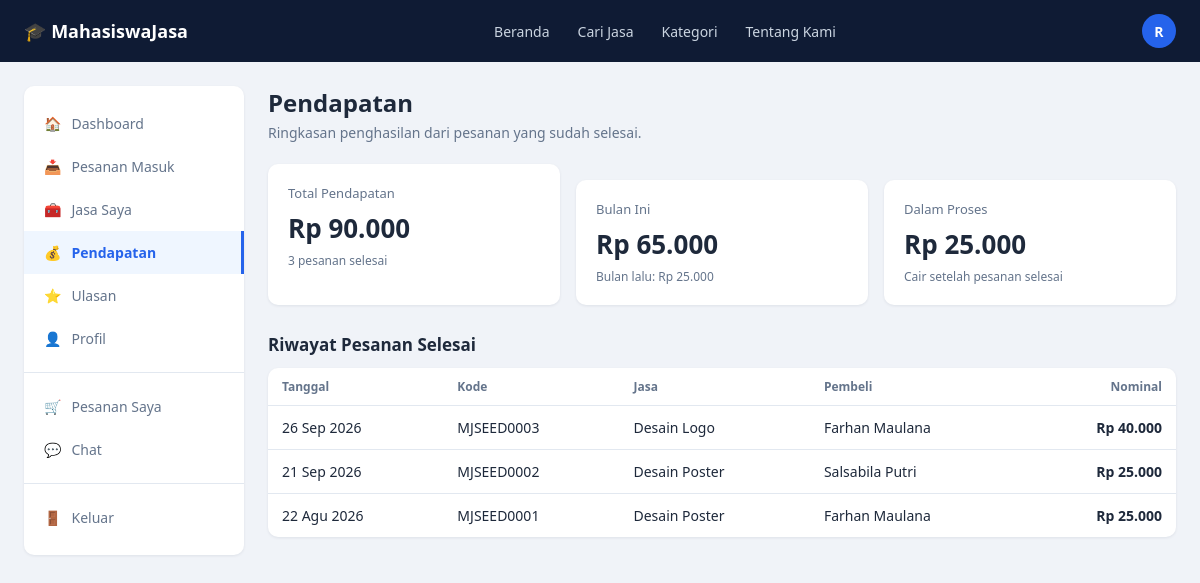
The app's page /pages/earnings.php (signed in) with its own data.
### tables this page shows
CREATE TABLE users (
    id INT AUTO_INCREMENT PRIMARY KEY,
    nama_lengkap VARCHAR(150) NOT NULL,
    email VARCHAR(150) NOT NULL UNIQUE,
    password VARCHAR(255) NOT NULL,            
    no_hp VARCHAR(20) DEFAULT NULL,
    universitas VARCHAR(150) DEFAULT NULL,
    prodi VARCHAR(150) DEFAULT NULL,
    deskripsi TEXT DEFAULT NULL,
    foto_profil VARCHAR(255) DEFAULT NULL,
    is_provider TINYINT(1) DEFAULT 0,           
    status VARCHAR(20) DEFAULT 'aktif',         
    created_at TIMESTAMP DEFAULT CURRENT_TIMESTAMP,
    updated_at TIMESTAMP DEFAULT CURRENT_TIMESTAMP ON UPDATE CURRENT_TIMESTAMP
);

CREATE TABLE pesanan (
    id INT AUTO_INCREMENT PRIMARY KEY,
    kode_pesanan VARCHAR(30) NOT NULL UNIQUE,
    jasa_id INT NOT NULL,
    buyer_id INT NOT NULL,                      
    provider_id INT NOT NULL,                   
    jumlah INT DEFAULT 1,
    catatan TEXT DEFAULT NULL,
    total_harga DECIMAL(12,2) NOT NULL,
    metode_pembayaran ENUM('transfer_bank','e_wallet','qris') DEFAULT 'transfer_bank',
    status_pembayaran ENUM('menunggu','dibayar','gagal') DEFAULT 'menunggu',
    status_pesanan ENUM('menunggu','diproses','selesai','dibatalkan') DEFAULT 'menunggu',
    created_at TIMESTAMP DEFAULT CURRENT_TIMESTAMP,
    updated_at TIMESTAMP DEFAULT CURRENT_TIMESTAMP ON UPDATE CURRENT_TIMESTAMP,
    FOREIGN KEY (jasa_id) REFERENCES jasa(id),
    FOREIGN KEY (buyer_id) REFERENCES users(id),
    FOREIGN KEY (provider_id) REFERENCES users(id)
);

CREATE TABLE jasa (
    id INT AUTO_INCREMENT PRIMARY KEY,
    user_id INT NOT NULL,                       
    kategori_id INT NOT NULL,
    judul VARCHAR(150) NOT NULL,
    deskripsi TEXT NOT NULL,
    harga DECIMAL(12,2) NOT NULL,
    estimasi_pengerjaan VARCHAR(50) DEFAULT NULL,    
    jumlah_revisi INT DEFAULT 0,
    format_file VARCHAR(100) DEFAULT NULL,           
    tipe_jasa ENUM('online','offline') DEFAULT 'online',
    thumbnail VARCHAR(255) DEFAULT NULL,
    status ENUM('aktif','nonaktif') DEFAULT 'aktif',
    created_at TIMESTAMP DEFAULT CURRENT_TIMESTAMP,
    updated_at TIMESTAMP DEFAULT CURRENT_TIMESTAMP ON UPDATE CURRENT_TIMESTAMP,
    FOREIGN KEY (user_id) REFERENCES users(id) ON DELETE CASCADE,
    FOREIGN KEY (kategori_id) REFERENCES kategori(id)
);

### includes/auth_functions.php (called while the page is built, shortened)
<?php
function getCurrentUser() {
    $conn = getDBConnection();
    $stmt = $conn->prepare('SELECT * FROM users WHERE id = ?');
    $stmt->bind_param('i', $_SESSION['user_id']);
    $stmt->execute();
    $result = $stmt->get_result();
    $user = $result->fetch_assoc();
    return $user;
}

### config/config.php (called while the page is built, shortened)
<?php
function clean($data) {
    return htmlspecialchars(trim((string) $data), ENT_QUOTES, 'UTF-8');
}
function formatRupiah($angka) {
    return 'Rp ' . number_format((float) $angka, 0, ',', '.');
}

### includes/order_functions.php (called while the page is built, shortened)
<?php
function getProviderOrders($providerId, $status = '', $limit = 0) {
    $conn = getDBConnection();
    $sql = "SELECT p.*, j.judul, j.thumbnail, k.slug AS kategori_slug, b.nama_lengkap AS buyer_nama
            FROM pesanan p
            JOIN jasa j ON j.id = p.jasa_id
            JOIN kategori k ON k.id = j.kategori_id
            JOIN users b ON b.id = p.buyer_id
            WHERE p.provider_id = ? AND p.status_pembayaran = 'dibayar'";
    $types = 'i';
    $params = [$providerId];
    if ($status !== '') {
        $sql .= ' AND p.status_pesanan = ?';
        $types .= 's';
        $params[] = $status;
    }
    $sql .= ' ORDER BY p.created_at DESC';
    $stmt = $conn->prepare($sql);
    $stmt->bind_param($types, ...$params);
    $stmt->execute();
    $rows = $stmt->get_result()->fetch_all(MYSQLI_ASSOC);
    return $rows;
}
function getProviderStats2($providerId) {
    $conn = getDBConnection();
    $sql = "SELECT COUNT(*) AS total_orders,
                   COALESCE(SUM(created_at >= NOW() - INTERVAL 7 DAY), 0) AS week_orders,
                   COALESCE(SUM(CASE WHEN status_pesanan = 'selesai' THEN total_harga END), 0) AS revenue_total,
                   COALESCE(SUM(CASE WHEN status_pesanan = 'selesai'
                                      AND updated_at >= DATE_FORMAT(NOW(), '%Y-%m-01') THEN total_harga END), 0) AS revenue_month,
                   COALESCE(SUM(CASE WHEN status_pesanan = 'selesai'
                                      AND updated_at >= DATE_FORMAT(NOW() - INTERVAL 1 MONTH, '%Y-%m-01')
                                      AND updated_at <  DATE_FORMAT(NOW(), '%Y-%m-01') THEN total_harga END), 0) AS revenue_prev,
                   COALESCE(SUM(CASE WHEN status_pesanan IN ('menunggu','diproses') THEN total_harga END), 0) AS pending_total,
                   COALESCE(SUM(status_pesanan = 'selesai'), 0) AS done_orders
            FROM pesanan
            WHERE provider_id = ? AND status_pembayaran = 'dibayar' AND status_pesanan <> 'dibatalkan'";
    $stmt = $conn->prepare($sql);
    $stmt->bind_param('i', $providerId);
    $stmt->execute();
    $row = $stmt->get_result()->fetch_assoc();
    return $row;
}

### includes/helpers.php (called while the page is built, shortened)
<?php
function formatTanggalIndo($datetime, $withDay = true) {
    $bulan = ['', 'Jan', 'Feb', 'Mar', 'Apr', 'Mei', 'Jun', 'Jul', 'Agu', 'Sep', 'Okt', 'Nov', 'Des'];
    $ts = strtotime($datetime);
    $out = $bulan[(int) date('n', $ts)] . ' ' . date('Y', $ts);
    return $withDay ? date('j', $ts) . ' ' . $out : $out;
}

### pages/earnings.php (the view, shortened to what this page needs)
<?php
require_once __DIR__ . '/../config/config.php';
require_once __DIR__ . '/../includes/auth_functions.php';
require_once __DIR__ . '/../includes/helpers.php';
require_once __DIR__ . '/../includes/order_functions.php';
$stats = getProviderStats2(currentUserId());
$done = getProviderOrders(currentUserId(), 'selesai');
require_once __DIR__ . '/../includes/header.php';
?>
<div class="layout">
    <?php require __DIR__ . '/../includes/dash_sidebar.php'; ?>
    <main class="main-content">
        <h1 class="page-title">Pendapatan</h1>
        <p class="page-sub">Ringkasan penghasilan dari pesanan yang sudah selesai.</p>
        <div class="stats-grid">
            <div class="card stat-card"><div class="label">Total Pendapatan</div><div class="value"><?= formatRupiah($stats['revenue_total']) ?></div><div class="hint"><?= (int) $stats['done_orders'] ?> pesanan selesai</div></div>
            <div class="card stat-card"><div class="label">Bulan Ini</div><div class="value"><?= formatRupiah($stats['revenue_month']) ?></div><div class="hint">Bulan lalu: <?= formatRupiah($stats['revenue_prev']) ?></div></div>
            <div class="card stat-card"><div class="label">Dalam Proses</div><div class="value"><?= formatRupiah($stats['pending_total']) ?></div><div class="hint">Cair setelah pesanan selesai</div></div>
        </div>
        <h2 class="section-title">Riwayat Pesanan Selesai</h2>
        <div class="card table-wrap" style="padding:0;">
            <?php if (!$done): ?>
                <div class="empty-box">Belum ada pesanan yang selesai.</div>
            <?php else: ?>
                <table class="simple-table">
                    <thead><tr><th>Tanggal</th><th>Kode</th><th>Jasa</th><th>Pembeli</th><th style="text-align:right;">Nominal</th></tr></thead>
                    <tbody>
                    <?php foreach ($done as $o): ?>
                        <tr>
                            <td><?= formatTanggalIndo($o['updated_at']) ?></td>
                            <td><?= clean($o['kode_pesanan']) ?></td>
                            <td><?= clean($o['judul']) ?></td>
                            <td><?= clean($o['buyer_nama']) ?></td>
                            <td style="text-align:right;font-weight:700;"><?= formatRupiah($o['total_harga']) ?></td>
                        </tr>
                    <?php endforeach; ?>
                    </tbody>
                </table>
            <?php endif; ?>
        </div>
    </main>
</div>
<?php require_once __DIR__ . '/../includes/footer.php'; ?>

### includes/header.php (shortened to what this page needs)
<?php
$currentPage = basename($_SERVER['PHP_SELF']);
$user = isLoggedIn() ? getCurrentUser() : null;
$initial = $user ? strtoupper(substr($user['nama_lengkap'], 0, 1)) : '';
?>
<!DOCTYPE html>
<html lang="id">
<head>
    <link rel="stylesheet" href="<?= BASE_URL ?>/assets/css/style.css">
    <link rel="stylesheet" href="<?= BASE_URL ?>/assets/css/dashboard.css">
</head>
<body>
<nav class="navbar">
    <div class="container">
        <a href="<?= BASE_URL ?>/pages/home.php" class="navbar-brand">🎓 MahasiswaJasa</a>
        <ul class="navbar-links">
            <li><a href="<?= BASE_URL ?>/pages/home.php" class="<?= $currentPage === 'home.php' ? 'active' : '' ?>">Beranda</a></li>
            <li><a href="<?= BASE_URL ?>/pages/browse.php" class="<?= $currentPage === 'browse.php' ? 'active' : '' ?>">Cari Jasa</a></li>
            <li><a href="<?= BASE_URL ?>/pages/browse.php#kategori">Kategori</a></li>
            <li><a href="<?= BASE_URL ?>/pages/about.php" class="<?= $currentPage === 'about.php' ? 'active' : '' ?>">Tentang Kami</a></li>
        </ul>
        <div class="navbar-actions">
            <?php if ($user): ?>
                <details class="user-menu">
                    <summary class="avatar" title="<?= clean($user['nama_lengkap']) ?>">
                        <?php if ($user['foto_profil']): ?>
                            <img src="<?= BASE_URL ?>/uploads/profile/<?= rawurlencode($user['foto_profil']) ?>" alt="">
                        <?php else: ?>
                            <?= $initial ?>
                        <?php endif; ?>
                    </summary>
                </details>
            <?php else: ?>
                <a href="<?= BASE_URL ?>/pages/login.php" class="btn btn-outline" style="color:#fff;border-color:#3B4A6B;background:transparent;">Masuk</a>
                <a href="<?= BASE_URL ?>/pages/register.php" class="btn btn-primary">Daftar</a>
            <?php endif; ?>
        </div>
    </div>
</nav>

### assets/css/style.css (style rules this page uses)
:root { --navy: #0F1B34; --navy-light: #1C2B4A; --blue: #2563EB; --blue-dark: #1D4ED8; --bg: #F0F3F8; --white: #FFFFFF; --text: #1E293B; --text-muted: #64748B; --border: #E2E8F0; --star: #FBBF24; --success-bg: #DCFCE7; --success-text: #16A34A; --warning-bg: #FEF3C7; --warning-text: #D97706; --danger-bg: #FEE2E2; --danger-text: #DC2626; --radius: 10px; --shadow: 0 1px 3px rgba(15, 27, 52, 0.08); }
* { box-sizing: border-box; }
body { margin: 0; font-family: 'Segoe UI', -apple-system, BlinkMacSystemFont, Roboto, sans-serif; background: var(--bg); color: var(--text); }
a { text-decoration: none; color: inherit; }
ul { list-style: none; margin: 0; padding: 0; }
.container { max-width: 1200px; margin: 0 auto; padding: 0 24px; }
.navbar { background: var(--navy); color: var(--white); padding: 14px 0; }
.navbar .container { display: flex; align-items: center; justify-content: space-between; }
.navbar-brand { display: flex; align-items: center; gap: 8px; font-weight: 700; font-size: 18px; color: var(--white); }
.navbar-links { display: flex; gap: 28px; font-size: 14px; }
.navbar-links a { color: #CBD5E1; transition: color .15s; }
.navbar-actions { display: flex; align-items: center; gap: 16px; }
.navbar-actions .avatar { width: 34px; height: 34px; border-radius: 50%; background: var(--blue); display: flex; align-items: center; justify-content: center; font-size: 14px; font-weight: 600; color: var(--white); }
.layout { display: flex; max-width: 1200px; margin: 24px auto; gap: 24px; padding: 0 24px; align-items: flex-start; }
.main-content { flex: 1; min-width: 0; }
.card { background: var(--white); border-radius: var(--radius); box-shadow: var(--shadow); padding: 20px; }
.user-menu { position: relative; }
.user-menu summary { list-style: none; cursor: pointer; }
.navbar-actions .avatar { overflow: hidden; }

### assets/css/dashboard.css (style rules this page uses)
.page-title { font-size: 24px; margin: 0 0 4px; }
.page-sub { color: var(--text-muted); font-size: 14px; margin: 0 0 22px; }
.section-title { font-size: 17px; margin: 28px 0 12px; display: flex; align-items: center; justify-content: space-between; }
.stats-grid { display: grid; grid-template-columns: repeat(3, 1fr); gap: 16px; }
.stat-card .label { font-size: 13px; color: var(--text-muted); margin-bottom: 8px; }
.stat-card .value { font-size: 26px; font-weight: 700; }
.stat-card .hint { font-size: 12px; margin-top: 6px; color: var(--text-muted); }
.card + .card { margin-top: 16px; }
.table-wrap { overflow-x: auto; }
.simple-table { width: 100%; border-collapse: collapse; font-size: 14px; }
.simple-table th { text-align: left; font-size: 12px; color: var(--text-muted); font-weight: 600; padding: 10px 14px; border-bottom: 1px solid var(--border); }
.simple-table td { padding: 12px 14px; border-bottom: 1px solid var(--border); }
.simple-table tr:last-child td { border-bottom: none; }

### records on screen
users: nama_lengkap "R"
pesanan: updated_at "26 Sep 2026", kode_pesanan "MJSEED0003", jasa.judul "Desain Logo", buyer.nama_lengkap "Farhan Maulana", total_harga "Rp 40.000"
pesanan: updated_at "21 Sep 2026", kode_pesanan "MJSEED0002", jasa.judul "Desain Poster", buyer.nama_lengkap "Salsabila Putri", total_harga "Rp 25.000"
pesanan: updated_at "22 Agu 2026", kode_pesanan "MJSEED0001", jasa.judul "Desain Poster", buyer.nama_lengkap "Farhan Maulana", total_harga "Rp 25.000"

### other values on screen
$icon "🏠"
$label "Dashboard"
$icon "📥"
$label "Pesanan Masuk"
$icon "🧰"
$label "Jasa Saya"
$icon "💰"
$label "Pendapatan"
$icon "⭐"
$label "Ulasan"
$icon "👤"
$label "Profil"
$icon "🛒"
$label "Pesanan Saya"
$icon "💬"
